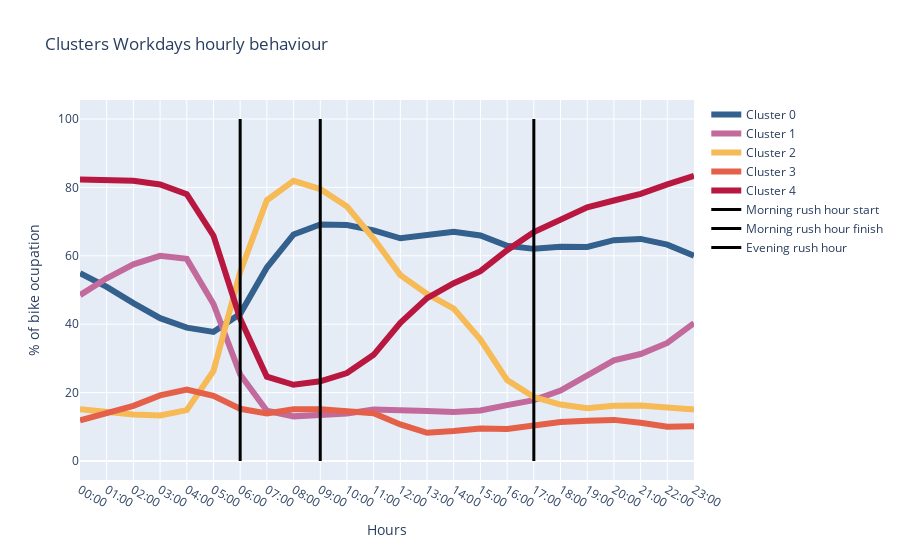

The notebook cell this image was saved under:
### Code cell
fig = go.Figure(
        data=[
             go.Scatter(x=clu_means.index, 
                       y=clu_means[0],
                       mode='lines',
                       name='Cluster 0',
                       line = dict(
                           width = 6,
                           color = 'rgb(51,96,140)')),
             go.Scatter(x=clu_means.index, 
                       y=clu_means[1],
                       mode='lines',
                       name='Cluster 1',
                       line = dict(
                           width = 6,
                           color = 'rgb(195,106,156)')),
            go.Scatter(x=clu_means.index, 
                       y=clu_means[2],
                       mode='lines',
                       name='Cluster 2',
                       line = dict(
                           width = 6,
                           color = 'rgb(246,186,87)')),
            go.Scatter(x=clu_means.index, 
                       y=clu_means[3],
                       mode='lines',
                       name='Cluster 3',
                       line = dict(
                           width = 6,
                           color = 'rgb(228,96,72)')),
            go.Scatter(x=clu_means.index, 
                       y=clu_means[4],
                       mode='lines',
                       name='Cluster 4',
                       line = dict(
                           width = 6,
                           color = 'rgb(184,24,64)')),
            
        ],
        layout=go.Layout(
            title=dict(text='Clusters Workdays hourly behaviour'),
            xaxis=dict(title='Hours'),
            yaxis=dict(title='% of bike ocupation')))

fig.add_trace(go.Scatter(x=['06:00','06:00'], y=[0,100], mode="lines", name="Morning rush hour start",line = dict(
                           width = 3,
                           color = 'rgb(0,0,0)')))
fig.add_trace(go.Scatter(x=['09:00','09:00'], y=[0,100], mode="lines", name="Morning rush hour finish",line = dict(
                           width = 3,
                           color = 'rgb(0,0,0)')))
fig.add_trace(go.Scatter(x=['17:00','17:00'], y=[0,100], mode="lines", name="Evening rush hour",line = dict(
                           width = 3,
                           color = 'rgb(0,0,0)')))

fig.show()

### Figure 1 — Plotly figure (JSON) as saved in the notebook; plotly's stock layout.template omitted (floating-point values rounded to 4 significant figures)
{"data": [{"line": {"color": "rgb(51,96,140)", "width": 6}, "mode": "lines", "name": "Cluster 0", "type": "scatter", "x": ["00:00", "01:00", "02:00", "03:00", "04:00", "05:00", "06:00", "07:00", "08:00", "09:00", "10:00", "11:00", "12:00", "13:00", "14:00", "15:00", "16:00", "17:00", "18:00", "19:00", "20:00", "21:00", "22:00", "23:00"], "y": [54.91, 50.92, 46.16, 41.76, 39.01, 37.73, 43.03, 56.58, 66.24, 69.16, 68.99, 67.43, 65.13, 65.87, 67.05, 65.94, 62.92, 62.03, 62.67, 62.58, 64.57, 64.94, 63.27, 60.04]}, {"line": {"color": "rgb(195,106,156)", "width": 6}, "mode": "lines", "name": "Cluster 1", "type": "scatter", "x": ["00:00", "01:00", "02:00", "03:00", "04:00", "05:00", "06:00", "07:00", "08:00", "09:00", "10:00", "11:00", "12:00", "13:00", "14:00", "15:00", "16:00", "17:00", "18:00", "19:00", "20:00", "21:00", "22:00", "23:00"], "y": [48.51, 53.43, 57.51, 60.01, 59.1, 45.9, 25.32, 14.69, 13.05, 13.26, 13.9, 15.06, 15.06, 14.64, 14.33, 14.78, 16.35, 17.81, 20.58, 25.07, 29.44, 31.28, 34.51, 40.33]}, {"line": {"color": "rgb(246,186,87)", "width": 6}, "mode": "lines", "name": "Cluster 2", "type": "scatter", "x": ["00:00", "01:00", "02:00", "03:00", "04:00", "05:00", "06:00", "07:00", "08:00", "09:00", "10:00", "11:00", "12:00", "13:00", "14:00", "15:00", "16:00", "17:00", "18:00", "19:00", "20:00", "21:00", "22:00", "23:00"], "y": [15.15, 14.28, 13.57, 13.34, 14.87, 26.3, 55.25, 76.25, 81.93, 79.52, 74.4, 65.03, 54.36, 48.84, 44.58, 35.52, 23.64, 18.7, 16.51, 15.43, 16.16, 16.21, 15.55, 15.07]}, {"line": {"color": "rgb(228,96,72)", "width": 6}, "mode": "lines", "name": "Cluster 3", "type": "scatter", "x": ["00:00", "01:00", "02:00", "03:00", "04:00", "05:00", "06:00", "07:00", "08:00", "09:00", "10:00", "11:00", "12:00", "13:00", "14:00", "15:00", "16:00", "17:00", "18:00", "19:00", "20:00", "21:00", "22:00", "23:00"], "y": [11.87, 13.92, 16.12, 19.17, 20.89, 19.03, 15.27, 13.91, 15.13, 15.1, 14.61, 13.95, 10.68, 8.25, 8.75, 9.51, 9.33, 10.19, 11.37, 11.79, 12.02, 11.18, 10.04, 10.18]}, {"line": {"color": "rgb(184,24,64)", "width": 6}, "mode": "lines", "name": "Cluster 4", "type": "scatter", "x": ["00:00", "01:00", "02:00", "03:00", "04:00", "05:00", "06:00", "07:00", "08:00", "09:00", "10:00", "11:00", "12:00", "13:00", "14:00", "15:00", "16:00", "17:00", "18:00", "19:00", "20:00", "21:00", "22:00", "23:00"], "y": [82.28, 82.25, 81.96, 80.84, 78, 65.88, 41.62, 24.64, 22.29, 23.29, 25.72, 31.05, 40.41, 47.61, 51.99, 55.49, 61.65, 66.92, 70.74, 74.2, 76.16, 78.1, 80.88, 83.36]}, {"line": {"color": "rgb(0,0,0)", "width": 3}, "mode": "lines", "name": "Morning rush hour start", "type": "scatter", "x": ["06:00", "06:00"], "y": [0, 100]}, {"line": {"color": "rgb(0,0,0)", "width": 3}, "mode": "lines", "name": "Morning rush hour finish", "type": "scatter", "x": ["09:00", "09:00"], "y": [0, 100]}, {"line": {"color": "rgb(0,0,0)", "width": 3}, "mode": "lines", "name": "Evening rush hour", "type": "scatter", "x": ["17:00", "17:00"], "y": [0, 100]}], "layout": {"title": {"text": "Clusters Workdays hourly behaviour"}, "xaxis": {"title": {"text": "Hours"}}, "yaxis": {"title": {"text": "% of bike ocupation"}}}}
